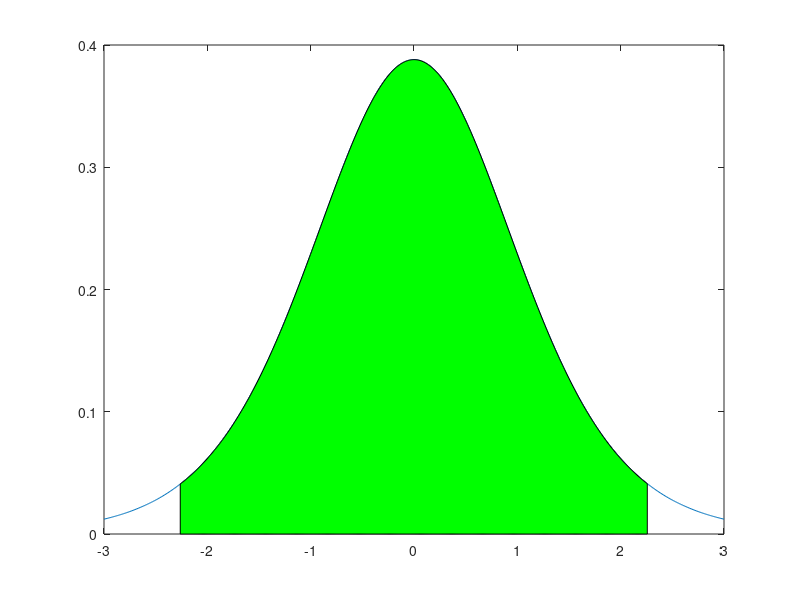

This figure's MATLAB source:
data=[499 525 498 503 501 497 493 496 500 495];
[h,p] = ztest(data,500,3,'Alpha',0.05,'Tail','both')
alpha = 0.05;
x=-3:0.01:3;
plot(x,normpdf(x))
hold on
z_alpha_2 = norminv(1-alpha/2);
area(-z_alpha_2:0.01:z_alpha_2,normpdf(-z_alpha_2:0.01:z_alpha_2),'FaceColor','g')
hold off

data=[60.2, 63.4, 58.8, 63.6, 64.7, 62.5, 66.0, 59.1, 65.1, 62.0];
[h,p] = ttest(data,60,'Alpha',0.05,'Tail','both')
df = 9;
alpha = 0.05;
x=-3:0.01:3;
plot(x,tpdf(x,df))
hold on
t_alpha_2 = tinv(1-alpha/2, df);
area(-t_alpha_2:0.01:t_alpha_2,tpdf(-t_alpha_2:0.01:t_alpha_2,df),'FaceColor','g')
hold off 
